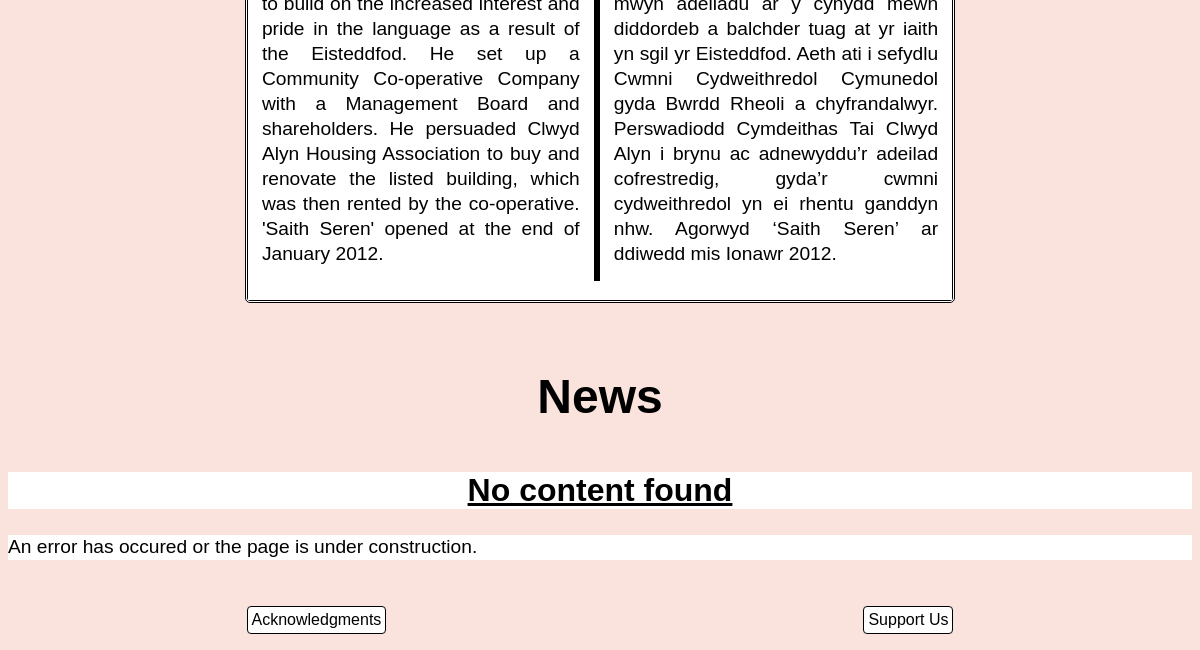
Before: / (lower part) with the older database file.
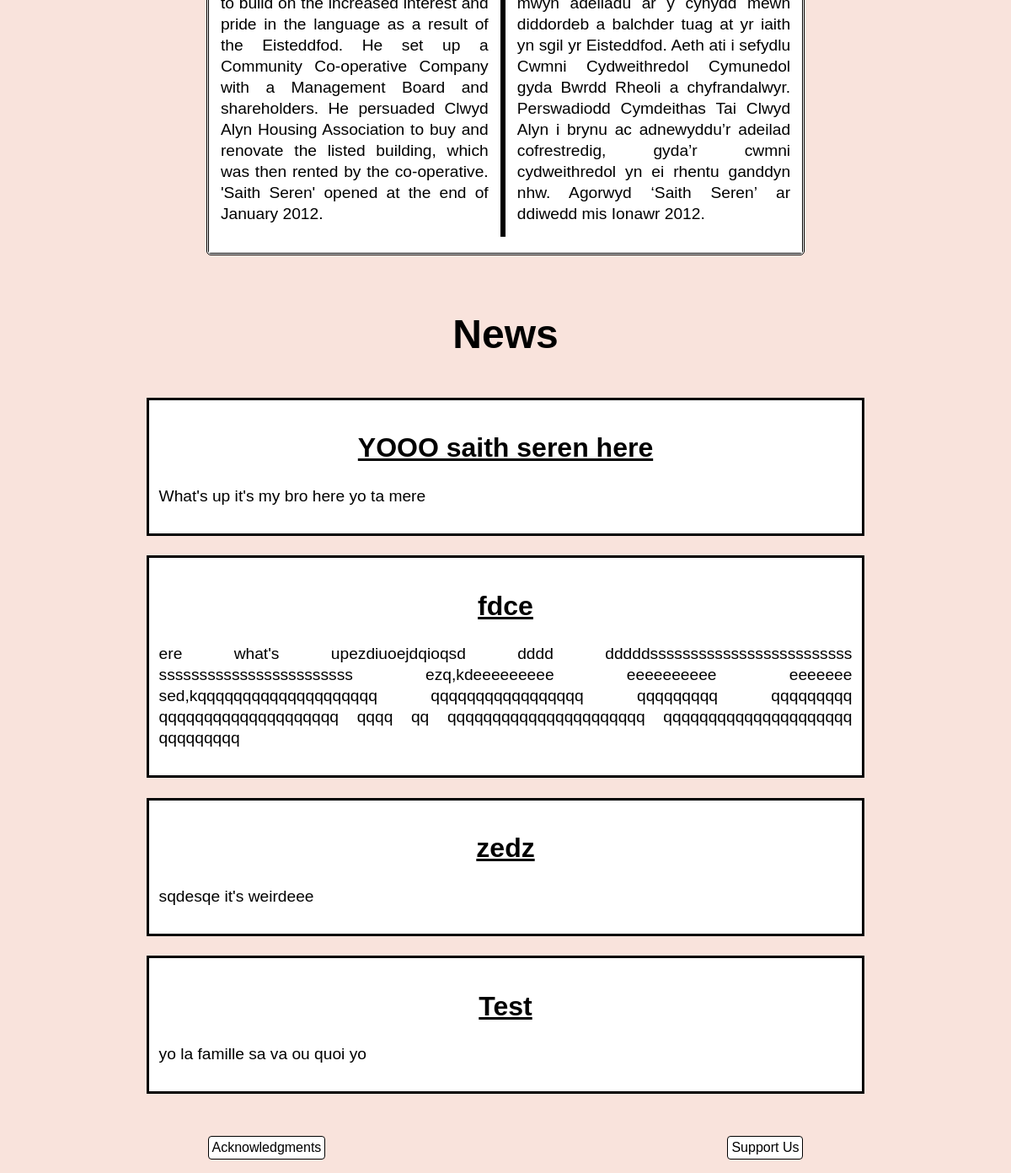
After: the same page with the newer database file.
### tables this page shows
CREATE TABLE `content` (
  `id` int(5) NOT NULL,
  `category` varchar(10) NOT NULL,
  `title` varchar(120) NOT NULL,
  `bodytext` text NOT NULL,
  `created` datetime NOT NULL
);

### src/contentdisplayer.php (the view, shortened to what this page needs)
<?php
class simpleCMS {
  public function connect() {
    include('config.php');
    $this->conn = $conn;
  }
  public function display_public($categ) {
    $q = "SELECT * FROM content ORDER BY created DESC";
    $r = $this->conn->query($q);
    $entry_display = "";
    if ( $r != false && $r->num_rows > 0 ) {
      while ( $a = mysqli_fetch_assoc($r) ) {
        $category = stripslashes($a['category']);
        if ($categ == $category) {
        $title = stripslashes($a['title']);
        $bodytext = stripslashes($a['bodytext']);
        $entry_display .= <<<ENTRY_DISPLAY
    <div class="post">
    	<h2>
    		$title
    	</h2>
	    <p>
	      $bodytext
	    </p>
	</div>
ENTRY_DISPLAY;
        }
      }
    } else {
      $entry_display = <<<ENTRY_DISPLAY
    <h2> No content found </h2>
    <p>
      An error has occured or the page is under construction.
    </p>
ENTRY_DISPLAY;
    }
    return $entry_display;
  }
}
?>

### src/index.php (shortened to what this page needs)
<!DOCTYPE html>
<?php include ('nav.php');?>
		<div class = "history">
			<div class = "historytext">
				<p class = "historyeng">
				</p>
				<p class = "historygal">
				</p>
			</div>
		</div>
		<br>
		<h3>News</h3>
    <?php
      include('contentdisplayer.php');
      $categ = "home";
      $obj = new simpleCMS();
      $obj->connect();
      if (isset($_SESSION['admin']) AND $_SESSION['admin'] == 1) {
        echo $obj->display_admin($categ);
      }
      else {
        echo $obj->display_public($categ);
      }
    ?>
	</body>
</html>

### src/nav.php (shortened to what this page needs)
<!DOCTYPE html>
<html>
<head>
    <link rel = "stylesheet" href = "style.css"/>
</head>
    <body>

### src/style.css (style rules this page uses)
* { font-family: georgia, sans-serif; }
a { display: block; }
h3 { text-align: center; font-size: 3em; }
p { font-size: 1.2em; line-height: 130%; }
body { font-family: georgia, sans-serif; background-color: rgb(249, 227, 220); }
.history { display: flex; border: double black; margin-right: 20%; margin-left: 20%; justify-content: right; display: flex; flex-direction: column; justify-content: center; background-color: #FFFFFF; border-radius: 5px; }
.historytext { display: flex; justify-content: space-between; background-color: #FFFFFF; }
.historyeng { text-align: justify; text-align: bottom; border-right: solid black; padding: 2%; background-color: #FFFFFF; }
.historygal { text-align: justify; text-align: bottom; border-left: solid black; padding: 2%; background-color: #FFFFFF; }
.post { text-align: justify; text-align: bottom; border: solid black; padding: 1%; background-color: #FFFFFF; margin-right: 14%; margin-left: 14%; margin-top: 2%; margin-bottom: 2%; }
h2 { text-align: center; background-color: #FFFFFF; font-size: 2em; text-decoration: underline; }
p { background-color: #FFFFFF; }
footer { position: relative; width: 100%; bottom: 0; top: 100%; display: flex; justify-content: space-around; align-items: center; min-height: 20px; }
.footerbutton { text-align: center; text-decoration: none; border: solid black; padding: 4px 4px; background-color: #FFFFFF; border-radius: 4px; border-width: 1px; color: black; margin-top: 8px; margin-bottom: 8px; display: inline-block; align-items: center; }

Changed rows visible on the page:
added content: title "YOOO saith seren here", bodytext "What's up it's my bro here yo ta mere"
added content: title "fdce", bodytext "ere what's upezdiuoejdqioqsd dddd dddddsssssssssssssssssssssssss ssssssssssssssssssssssss ezq,kdeeeeeeeee eeeeeeeeee eeeeeee sed,kqqqqqqqqqqqqqqqqqqqq qqqqqqqqqqqqqqqqq qqqqqqqqq qqqqqqqqq qqqqqqqqqqqqqqqqqqqq qqqq qq qqqqqqqqqqqqqqqqqqqqqq qqqqqqqqqqqqqqqqqqqqq qqqqqqqqq"
added content: title "zedz", bodytext "sqdesqe it's weirdeee"
added content: title "Test", bodytext "yo la famille sa va ou quoi yo"
Other visible differences:
text no longer shown: "No content found An error has occured or the page is under construction."
